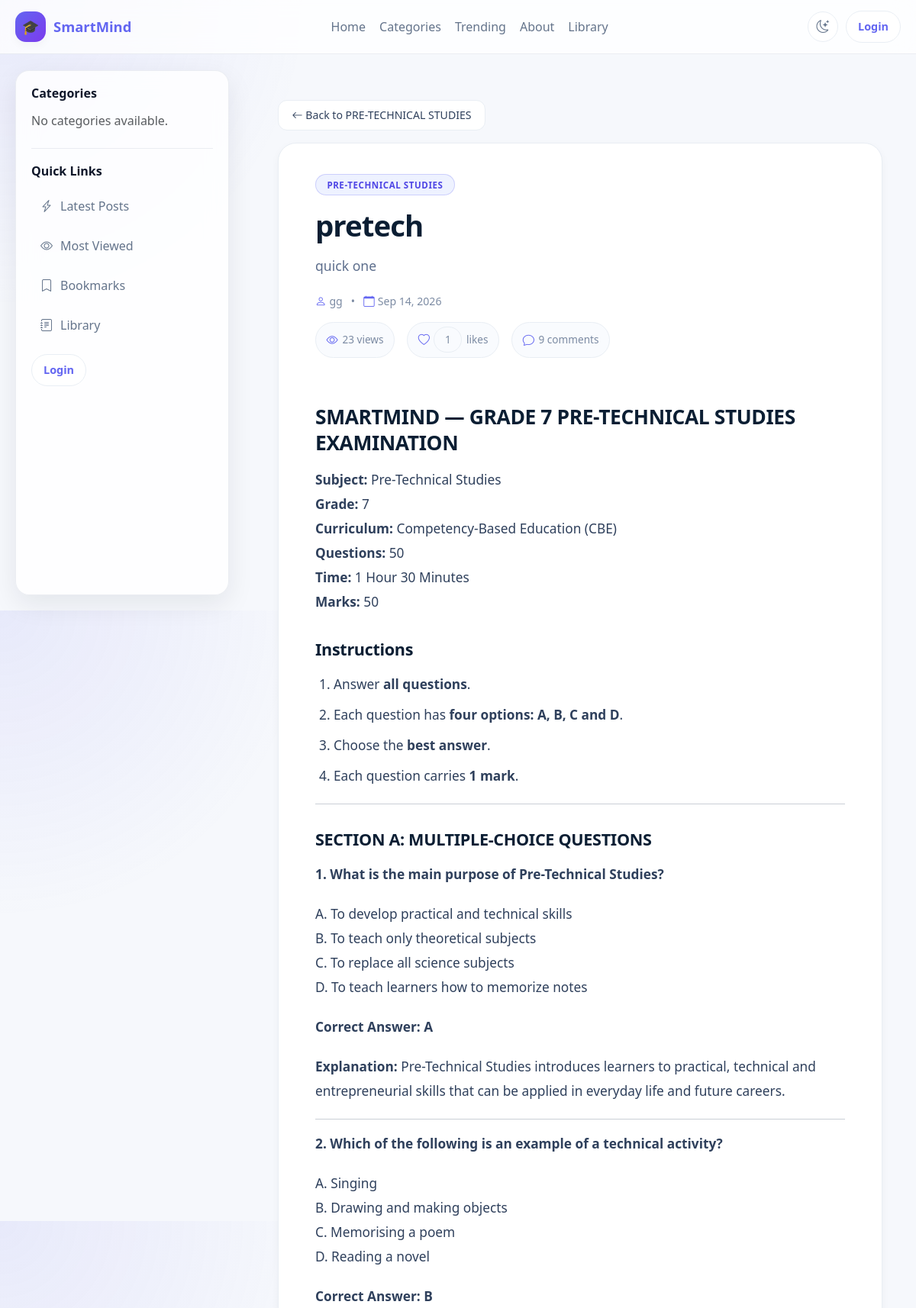
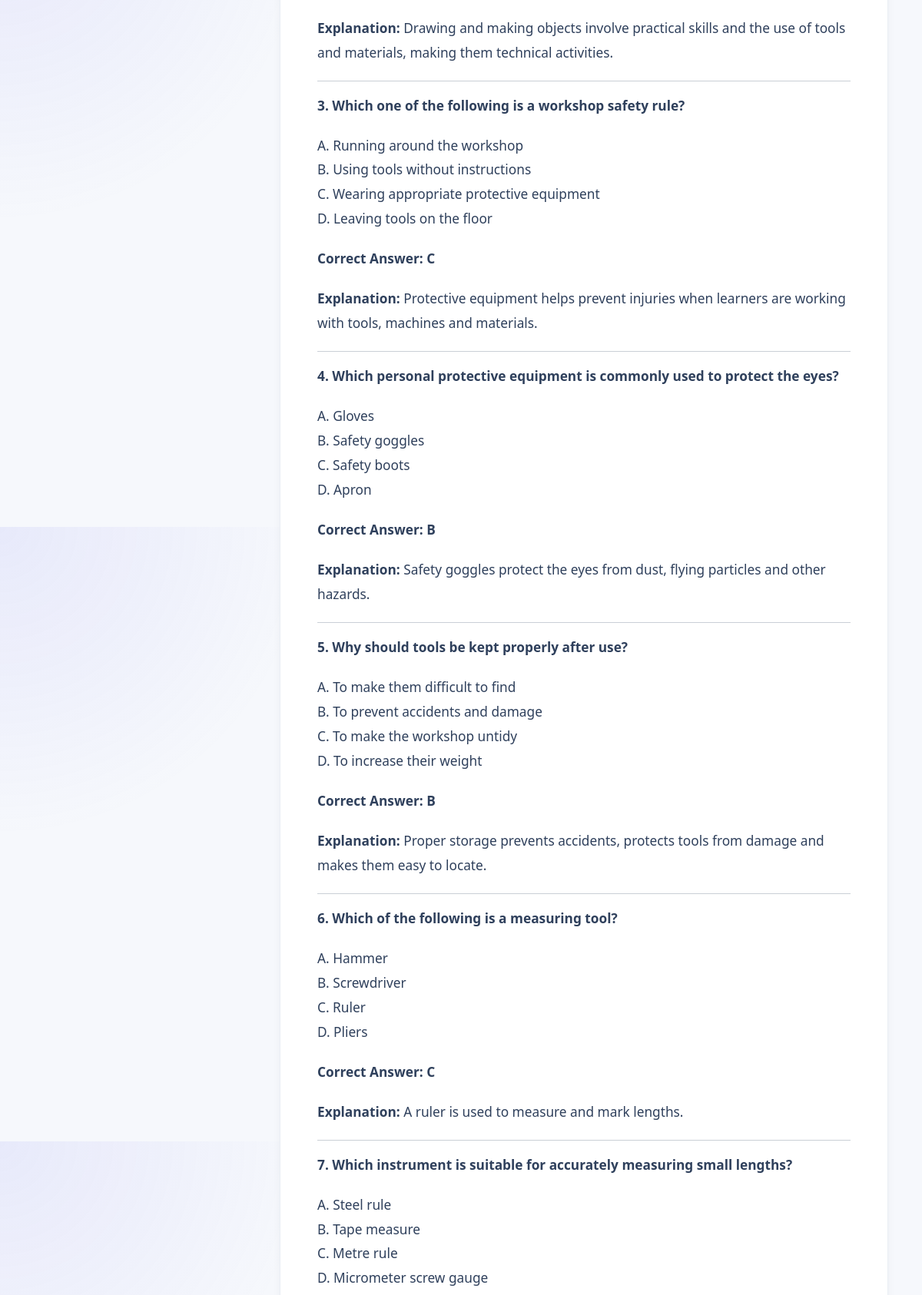
Screenshot of /posts/pretech-d65f4e/ (upper part) with the database file from the repository (2 pictures, top to bottom).
### blog/models.py (models this page shows, shortened)
class Post(models.Model):
    STATUS_CHOICES = [
        ("draft", "Draft"),
        ("published", "Published"),
    ]
    title = models.CharField(
        max_length=200
    )
    slug = models.SlugField(
        max_length=200,
        unique=True,
        blank=True
    )
    category = models.ForeignKey(
        Category,
        on_delete=models.CASCADE
    )
    tags = models.ManyToManyField(
        Tag,
        blank=True
    )
    excerpt = models.TextField(
        max_length=500
    )
    content = CKEditor5Field(
        "Content",
        config_name="default"
    )
    school = models.ForeignKey(
        "schools.School",
        on_delete=models.CASCADE,
        related_name="posts",
        null=True,
        blank=True
    )
    target_classes = models.ManyToManyField(
        "schools.SchoolClass",
        blank=True,
        related_name="posts"
    )
    author = models.ForeignKey(
        User,
        on_delete=models.CASCADE,
        related_name="posts"
    )
    approved = models.BooleanField(
        default=False
    )
    is_featured = models.BooleanField(
        default=False
    )
    video = models.FileField(
        upload_to="videos/",
        blank=True,
        null=True
    )
    youtube_url = models.URLField(
        blank=True,
        null=True
    )
    view_count = models.PositiveIntegerField(
        default=0
    )
    likes = models.ManyToManyField(
        User,
        related_name="liked_posts",
        blank=True
    )
    status = models.CharField(
        max_length=10,
        choices=STATUS_CHOICES,
        default="draft"
    )
    created_at = models.DateTimeField(
        auto_now_add=True
    )
    updated_at = models.DateTimeField(
        auto_now=True
    )
    visible_to_all = models.BooleanField(
        default=False
    )
    class Meta:
        ordering = ["-created_at"]
        indexes = [
            models.Index(
                fields=["school"]
            ),
            models.Index(
                fields=["status", "approved"]
            ),
        ]

class Category(models.Model):
    name = models.CharField(
        max_length=100,
        unique=True
    )
    slug = models.SlugField(
        max_length=110,
        unique=True,
        blank=True
    )
    class Meta:
        verbose_name_plural = "Categories"
        ordering = ["name"]

### accounts/models.py (models this page shows, shortened)
class User(AbstractUser):
    ROLE_CHOICES = [
        ("school_admin", "School Admin"),
        ("teacher", "Teacher"),
        ("student", "Student"),
        ("parent", "Parent"),
    ]
    role = models.CharField(
        max_length=20,
        choices=ROLE_CHOICES,
        default="student",
        db_index=True,
    )
    school = models.ForeignKey(
        "schools.School",
        on_delete=models.CASCADE,
        related_name="users",
        null=True,
        blank=True,
    )
    school_class = models.ForeignKey(
        "schools.SchoolClass",
        on_delete=models.SET_NULL,
        related_name="students",
        null=True,
        blank=True,
    )
    teacher_role = models.ForeignKey(
        "TeacherRole",
        on_delete=models.SET_NULL,
        null=True,
        blank=True,
        related_name="teachers",
    )
    admission_number = models.CharField(
        max_length=30,
        unique=True,
        blank=True,
        null=True,
        db_index=True,
    )
    employee_number = models.CharField(
        max_length=30,
        unique=True,
        blank=True,
        null=True,
        db_index=True,
    )
    tsc_number = models.CharField(
        max_length=30,
        blank=True,
        null=True,
    )
    phone_number = models.CharField(max_length=20, blank=True)
    profile_picture = models.ImageField(upload_to="profiles/", blank=True, null=True)
    date_of_birth = models.DateField(blank=True, null=True)
    is_verified = models.BooleanField(default=False)
    created_at = models.DateTimeField(default=timezone.now)
    updated_at = models.DateTimeField(auto_now=True)

### blog/views.py (the view)
def post_detail(request, slug):
    post = get_object_or_404(
        Post.objects
        .select_related(
            "author",
            "category",
            "school",
        )
        .prefetch_related(
            "tags",
            "images",
            "attachments",
            "likes",
        ),
        slug=slug,
    )
    viewed_posts = request.session.get("viewed_posts", [])
    if post.pk not in viewed_posts:
        Post.objects.filter(
            pk=post.pk
        ).update(
            view_count=F("view_count") + 1
        )
        post.refresh_from_db(fields=["view_count"])
        viewed_posts.append(post.pk)
        request.session["viewed_posts"] = viewed_posts
    comments = list(
    Comment.objects
    .filter(post=post)
    .select_related("author")
    .prefetch_related("liked_by")
    .order_by("-created_at")
)
    if request.user.is_authenticated:
        user_id = request.user.pk
        for comment in comments:
            comment.likes_count = comment.liked_by.count()
            comment.liked_by_current_user = (
                comment.liked_by.filter(pk=user_id).exists()
            )
    else:
        for comment in comments:
            comment.likes_count = comment.liked_by.count()
            comment.liked_by_current_user = False
    is_liked = (
        request.user.is_authenticated
        and post.likes.filter(pk=request.user.pk).exists()
    )
    likes_count = post.likes.count()
    comments_count = len(comments)
    views_count = post.view_count
    can_edit = can_manage_post(request, post)
    can_delete = can_edit
    context = {
        "post": post,
        "comments": comments,
        "comments_count": comments_count,
        "likes_count": likes_count,
        "views_count": views_count,
        "is_liked": is_liked,
        "can_edit": can_edit,
        "can_delete": can_delete,
    }
    return render(request, "post_detail.html", context)

### blog/views.py (called while the page is built)
def get_user_role(request):
    return getattr(
        request.user,
        "role",
        None
    )

def can_manage_post(
    request,
    post
):
    user_role = get_user_role(request)
    return (
        request.user.is_authenticated
        and (
            request.user.is_superuser
            or user_role == "school_admin"
            or (
                user_role == "teacher"
                and post.author_id == request.user.pk
            )
        )
    )

### blog/templates/post_detail.html (shortened to what this page needs)
{% extends "base.html" %}
{% load static %}
{% block content %}
<div class="post-container">
    <div class="mb-3">
        <a href="{% url 'blog:category_post' post.category.slug %}"
           class="btn btn-outline-secondary">
            <i class="bi bi-arrow-left"></i>
            Back to {{ post.category.name }}
        </a>
    </div>
    <article class="post-card">
        <div class="post-header">
            {% if post.category %}
                <span class="badge bg-primary mb-3">
                    {{ post.category.name }}
                </span>
            {% endif %}
            <h1 class="post-title">{{ post.title }}</h1>
            {% if post.excerpt %}
                <p class="lead text-muted">{{ post.excerpt }}</p>
            {% endif %}
            <div class="post-meta">
                <i class="bi bi-person"></i>
                {{ post.author.get_full_name|default:post.author.username }}
                &nbsp; • &nbsp;
                <i class="bi bi-calendar"></i>
                {{ post.created_at|date:"M d, Y" }}
            </div>
            <div class="stats mt-3">
                <span>
                    <i class="bi bi-eye"></i>
                    {{ views_count }} views
                </span>
                <span>
                    <i class="bi bi-heart"></i>
                    <span id="like-count">{{ likes_count }}</span>
                    likes
                </span>
                <span>
                    <i class="bi bi-chat"></i>
                    {{ comments_count }} comments
                </span>
            </div>
        </div>
        <div class="post-content">
            {{ post.content|safe }}
        </div>
    </article>
</div>
{% endblock %}

### blog/templates/base.html (style rules this page uses)
:root, [data-theme="light"] { --bg: #f6f8fc; --surface: rgba(255, 255, 255, 0.82); --surface-solid: #ffffff; --surface-alt: #f8fafc; --text: #0f172a; --muted: #64748b; --primary: #6366f1; --primary-2: #4f46e5; --primary-soft: #eef2ff; --border: rgba(148, 163, 184, 0.18); --border-solid: #e9eef4; --shadow: 0 12px 35px rgba(15, 23, 42, 0.08); --shadow-sm: 0 4px 12px rgba(15, 23, 42, 0.04); --navbar-bg: rgba(255, 255, 255, 0.76); --radius: 18px; --navbar-h: 72px; --sidebar-w: 280px; --layout-pad: 20px; --ease: cubic-bezier(.4, 0, .2, 1); }
* { box-sizing: border-box; }
html { scroll-behavior: smooth; }
body { margin: 0; font-family: system-ui, -apple-system, BlinkMacSystemFont, "Segoe UI", sans-serif; background: radial-gradient(circle at top left, rgba(99, 102, 241, 0.10), transparent 28%), linear-gradient(180deg, var(--bg) 0%, var(--bg) 100%); color: var(--text); overflow-x: hidden; transition: background-color .3s var(--ease), color .3s var(--ease); }
a { text-decoration: none; }

### smartmind_ai/templates/smartmind_ai/chatbot.html (style rules this page uses)
:root { --sm-primary: #6366f1; --sm-primary-hover: #4f46e5; --sm-primary-soft: #eef2ff; --sm-primary-text: #4f46e5; --sm-surface: #ffffff; --sm-surface-alt: #f5f7fb; --sm-surface-muted: #f1f5f9; --sm-text: #1f2937; --sm-text-muted: #4b5563; --sm-text-soft: #6b7280; --sm-border: #e5e7eb; --sm-border-soft: #f0f3f9; --sm-user-bubble-bg: #6366f1; --sm-user-bubble-text: #ffffff; --sm-ai-bubble-bg: #ffffff; --sm-ai-bubble-text: #1f2937; --sm-code-bg: #f1f5f9; --sm-code-text: #1f2937; --sm-pre-bg: #111827; --sm-pre-text: #f8fafc; --sm-shadow-sm: 0 3px 10px rgba(15, 23, 42, .06); --sm-shadow-md: 0 10px 30px rgba(15, 23, 42, .18); --sm-shadow-lg: 0 20px 60px rgba(15, 23, 42, .25); --sm-ease: cubic-bezier(.4, 0, .2, 1); }

### rows the page displays
Post: category.name "PRE-TECHNICAL STUDIES", title "pretech", excerpt "quick one", author.get_full_name "gg", created_at "Sep 14, 2026", content "SMARTMIND — GRADE 7 PRE-TECHNICAL STUDIES EXAMINATION Subject: Pre-Technical Studies Grade: 7 Curriculum: Competency-Based Education (CBE) Questions: 50 Time: 1 Hour 30 Minutes Marks: 50 Instructions Answer all questions . Each question has four options: A, B, C and D . Choose the best answer . Each question carries 1 mark . SECTION A: MULTIPLE-CHOICE QUESTIONS 1. What is the main purpose of Pre-Technical Studies? A. To develop practical and technical skills B. To teach only theoretical subjects C. To replace all science subjects D. To teach learners how to memorize notes Correct Answer: A Explanation: Pre-Technical Studies introduces learners to practical, technical and entrepreneurial…"

### other values shown
{{ views_count }} "23"
{{ likes_count }} "1"
{{ comments_count }} "9"
